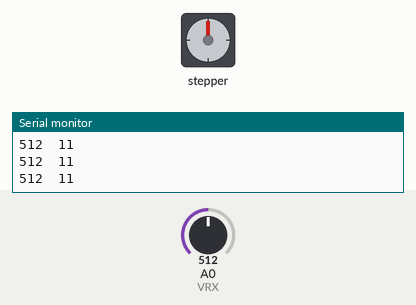
The sketch below on a simulated Arduino Uno, built with avr-gcc and run on an emulated ATmega328P. Shown: stepper motor, the last lines printed to the serial monitor. Wiring (inferred from the names in the program): stepper motor (2048 steps per turn assumed): coils pin 7, pin 6, pin 5, pin 4. Inputs (shaded band) come from the test bench; at power-on: A0 (VRX) = 512.

Above: at 1.2 s.
1.3 s: A0 (VRX) set to 1012
2.8 s: A0 (VRX) set to 1023
At 4.36 s:
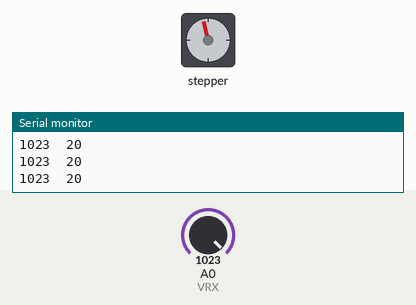
At 5.74 s:
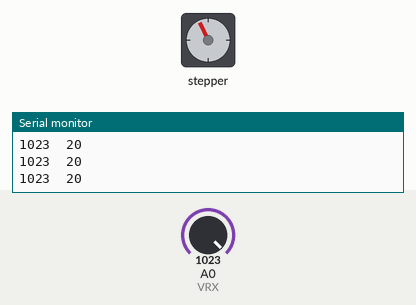
5.8 s: A0 (VRX) set to 9
8.8 s: A0 (VRX) set to 53
11.8 s: A0 (VRX) set to 60
At 11.8 s:
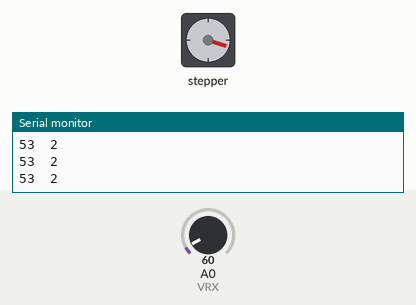
13.3 s: A0 (VRX) set to 0
At 13.75 s:
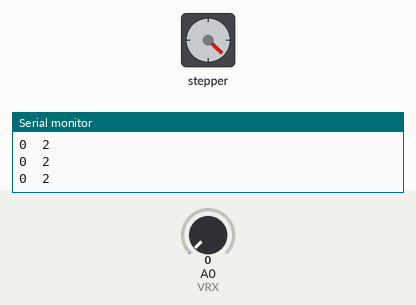
Timing chart, 0 to 17.3 s (numbered marks = the images above; inputs shaded):
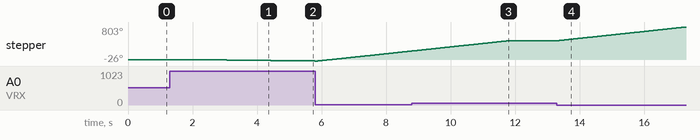

The sketch:

Activity2_Stepper.ino
```cpp
//1-12-23 Jack McTasney
//Stepper motor controller demo (ULN2003 controller)
// IN1: 7
// IN2: 6
// IN3: 5
// IN4: 4

//Definitions (making our lives easier)

#define VRX A0
#define in1 7
#define in2 6
#define in3 5
#define in4 4  //Nice
//Global Variable(s)
int delayTime;
int x;

void A() {
  digitalWrite(in1, HIGH);
  digitalWrite(in2, LOW);
  digitalWrite(in3, LOW);
  digitalWrite(in4, LOW);
}
void B() {
  digitalWrite(in1, LOW);
  digitalWrite(in2, HIGH);
  digitalWrite(in3, LOW);
  digitalWrite(in4, LOW);
}
void C() {
  digitalWrite(in1, LOW);
  digitalWrite(in2, LOW);
  digitalWrite(in3, HIGH);
  digitalWrite(in4, LOW);
}
void D() {
  digitalWrite(in1, LOW);
  digitalWrite(in2, LOW);
  digitalWrite(in3, LOW);
  digitalWrite(in4, HIGH);
}
void off() {
  digitalWrite(in1, LOW);
  digitalWrite(in2, LOW);
  digitalWrite(in3, LOW);
  digitalWrite(in4, LOW);
}
void Forward() {
  A();
  delay(delayTime);
  B();
  delay(delayTime);
  C();
  delay(delayTime);
  D();
  delay(delayTime);
}
void Reverse() {
  D();
  delay(delayTime);
  C();
  delay(delayTime);
  B();
  delay(delayTime);
  A();
  delay(delayTime);
}
void setup() {
  // Pin initializations
  Serial.begin(9600);
  pinMode(in1, OUTPUT);
  pinMode(in2, OUTPUT);
  pinMode(in3, OUTPUT);
  pinMode(in4, OUTPUT);
  pinMode(VRX, INPUT);
}

void loop() {
  x = analogRead(A0);
  Serial.print(x);
  Serial.print('\t');
  delayTime = map(x, 0, 1023, 2, 20);
  Serial.println(delayTime);
  // put your main code here, to run repeatedly:
  if ((delayTime >= 3 ) && (delayTime <= 19)) {
    off();
  }
  else if (delayTime == 2) {
    Forward();
  }
  else if (delayTime == 20){
    Reverse(); } // Counter-clockwise rotation
  }
```

Measured:
- the behaviour switches between 1022 and 1023 on A0 (VRX) (found by bisection; images 0 and 1)
- after the input at 2.8 s, stepper: keeps turning counter-clockwise at about 9°/s, starting after 0.13 s
- after the input at 11.8 s, stepper: stops changing and stays 468°
- after the input at 13.3 s, stepper: keeps turning clockwise at about 84°/s, starting at once
